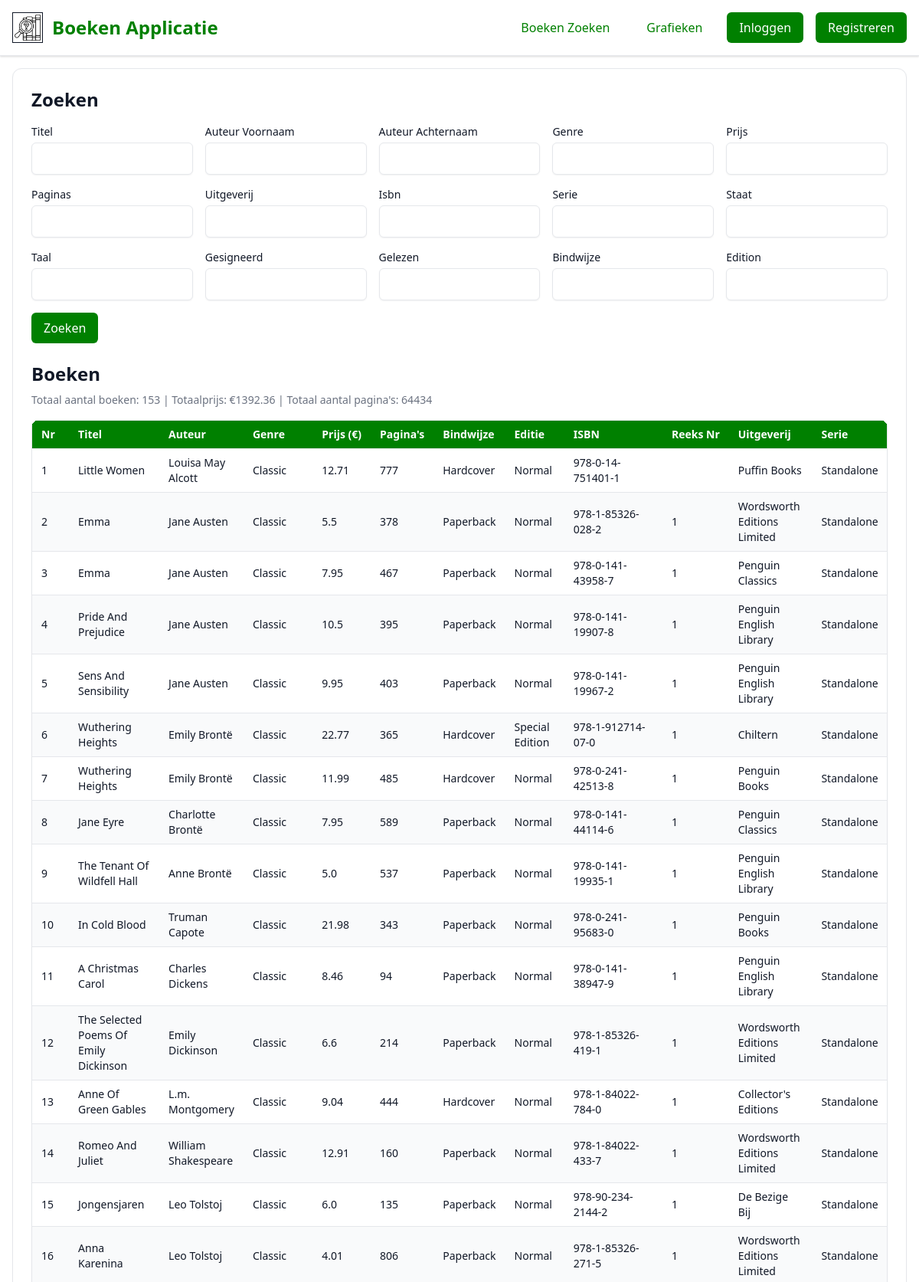
The page / (upper part) on the database its author committed.
### tables this page shows
CREATE TABLE books
                 (id INTEGER PRIMARY KEY AUTOINCREMENT,
                  titel TEXT,
                  auteur_voornaam TEXT,
                  auteur_achternaam TEXT,
                  genre TEXT,
                  prijs REAL,
                  paginas INTEGER,
                  bindwijze TEXT,
                  edition TEXT,
                  isbn TEXT,
                  reeks_nr TEXT,
                  uitgeverij TEXT,
                  serie TEXT,
                  staat TEXT,
                  taal TEXT,
                  gesigneerd TEXT,
                  gelezen TEXT,
                  added_date TEXT);

### app.py (the view, shortened to what this page needs)
@app.route('/', methods=['GET', 'POST'])
def index():
    settings = get_settings()
    conn = get_db_connection()
    filters = {}
    edit_book_data = {}
    books = []
    if request.method == 'POST':
        if not is_admin() and request.form.get('action') in ['add', 'edit']:
            flash('Alleen admins kunnen boeken toevoegen of bewerken!', 'error')
            return redirect(url_for('index'))
        action = request.form.get('action', 'search')
        if action == 'add':
            success, message = add_book(request.form)
            flash(message, 'success' if success else 'error')
        elif action == 'edit':
            book_id = request.form.get('book_id', '')
            success, message = edit_book(book_id, request.form)
            flash(message, 'success' if success else 'error')
        filters = {col: request.form.get(col, '').strip() for col in
                   ['titel', 'auteur_voornaam', 'auteur_achternaam', 'genre', 'uitgeverij', 'isbn',
                    'serie', 'staat', 'taal', 'gesigneerd', 'gelezen', 'bindwijze', 'edition'] if request.form.get(col, '').strip()}
        books = search_books(filters)
    else:
        book_id = request.args.get('edit_book_id')
        books = search_books({})
    conn.close()
    import pandas as pd
    df = pd.DataFrame(books, columns=['id', 'titel', 'auteur_voornaam', 'auteur_achternaam', 'genre', 'prijs',
                                     'paginas', 'bindwijze', 'edition', 'isbn', 'reeks_nr', 'uitgeverij', 'serie',
                                     'staat', 'taal', 'gesigneerd', 'gelezen', 'added_date'])
    total_price = df['prijs'].sum() if not df.empty else 0
    total_pages = df['paginas'].sum() if not df.empty else 0
    return render_template('index.html', books=books, total_price=total_price, total_pages=total_pages,
                          filters=filters, settings=settings, edit_book_data=edit_book_data, is_admin=is_admin())

### models/book.py (called while the page is built)
def search_books(filters):
    conn = get_db_connection()
    c = conn.cursor()
    query = 'SELECT * FROM books'
    params = []
    where_clauses = []
    for col in ['titel', 'auteur_voornaam', 'auteur_achternaam', 'genre', 'uitgeverij', 'isbn',
                'serie', 'staat', 'taal', 'gesigneerd', 'gelezen', 'bindwijze', 'edition']:
        value = filters.get(col, '').strip()
        if value:
            where_clauses.append(f"{col} LIKE ?")
            params.append(f'%{value}%')
    if where_clauses:
        query += ' WHERE ' + ' AND '.join(where_clauses)
    try:
        c.execute(query + ' ORDER BY genre ASC, auteur_achternaam ASC, reeks_nr ASC', params)
        books = c.fetchall()
    except Exception as e:
        print(f"Databasefout bij zoeken: {str(e)}")
        books = []
    conn.close()
    return books

### models/database.py (called while the page is built)
def get_db_connection():
    conn = sqlite3.connect('books.db')
    conn.row_factory = sqlite3.Row
    return conn

### models/user.py (called while the page is built)
def is_admin():
    return session.get('role') == 'admin'

### templates/index.html (shortened to what this page needs)
<!DOCTYPE html>
<html lang="nl">
<head>
  <link href="https://cdn.jsdelivr.net/npm/tailwindcss@2.2.19/dist/tailwind.min.css" rel="stylesheet" />
</head>
<body class="min-h-screen flex flex-col">
  <header class="shadow" style="border-bottom: 1px solid var(--border-color);">
    <div class="container mx-auto max-w-7xl p-4 flex justify-between items-center">
      <div class="flex items-center space-x-3">
        <a href="{{ url_for('index') }}">
          <img src="{{ url_for('static', filename='images/logo.png') }}" alt="Boeken Applicatie Logo" class="logo" />
        </a>
        <a href="{{ url_for('index') }}" class="text-2xl font-bold link-primary">Boeken Applicatie</a>
      </div>
      <nav class="flex space-x-4 items-center">
        <a href="{{ url_for('index') }}" class="px-4 py-2 rounded-md font-medium link-primary">Boeken Zoeken</a>
        <a href="{{ url_for('statistics') }}" class="px-4 py-2 rounded-md font-medium link-primary">Grafieken</a>
        {% if session.username %}
          <a href="{{ url_for('settings') }}" class="px-4 py-2 rounded-md font-medium link-primary">Instellingen</a>
          <span class="text-sm">Ingelogd als: {{ session.username }} ({{ session.role }})</span>
          <a href="{{ url_for('logout') }}" class="px-4 py-2 rounded-md btn-primary">Uitloggen</a>
        {% else %}
          <a href="{{ url_for('login') }}" class="px-4 py-2 rounded-md btn-primary">Inloggen</a>
          <a href="{{ url_for('register') }}" class="px-4 py-2 rounded-md btn-primary">Registreren</a>
        {% endif %}
      </nav>
    </div>
  </header>
  <div class="container mx-auto max-w-7xl p-4 flex-1 flex flex-col">
    <div class="card rounded-xl shadow-sm p-6 flex-1">
      <h2 class="text-2xl font-bold mb-4">Zoeken{% if edit_book_data %} of Boek Bewerken{% else %}{% if is_admin %} of Boek Toevoegen{% endif %}{% endif %}</h2>
      <form id="searchForm" method="POST" class="mb-6">
        <div class="grid grid-cols-1 md:grid-cols-3 lg:grid-cols-5 gap-4">
          {% for field in ['titel', 'auteur_voornaam', 'auteur_achternaam', 'genre', 'prijs', 'paginas', 'uitgeverij', 'isbn', 'serie', 'staat', 'taal', 'gesigneerd', 'gelezen', 'bindwijze', 'edition'] %}
            <div>
              <label for="{{ field }}" class="block text-sm font-medium">{{ field.replace('_', ' ').title() }}</label>
              <input type="text" id="{{ field }}" name="{{ field }}" value="{{ edit_book_data[field] if edit_book_data and field in edit_book_data else filters[field] if field in filters else '' }}" class="mt-1 block w-full rounded-md shadow-sm input-base px-3 py-2" {% if not is_admin and field not in ['titel', 'auteur_voornaam', 'auteur_achternaam', 'genre', 'uitgeverij', 'isbn', 'serie', 'staat', 'taal', 'gesigneerd', 'gelezen', 'bindwijze', 'edition'] %}disabled{% endif %} />
            </div>
          {% endfor %}
        </div>
        <div class="flex flex-wrap gap-3 mt-4">
          <button type="submit" onclick="document.getElementById('form_action').value='search'" class="px-4 py-2 rounded-md btn-primary">Zoeken</button>
        </div>
      </form>
      <h2 class="text-2xl font-bold mb-2">Boeken</h2>
      <p class="mb-4 text-sm" style="color: var(--muted);">
        Totaal aantal boeken: <span id="totalBooks">{{ books | length }}</span>
        | Totaalprijs: €<span id="totalPrice">{{ total_price | round(2) }}</span>
        | Totaal aantal pagina's: <span id="totalPages">{{ total_pages }}</span>
      </p>
      <div class="overflow-x-auto rounded-lg shadow-sm border" style="border-color: var(--border-color);">
        <table class="min-w-full divide-y" style="border-color: var(--border-color);">
          <thead style="background-color: var(--primary-color); color: #ffffff;">
            <tr>
              <th class="px-3 py-2 text-left text-sm font-semibold">Nr</th>
              <th class="px-3 py-2 text-left text-sm font-semibold">Titel</th>
              <th class="px-3 py-2 text-left text-sm font-semibold">Auteur</th>
              <th class="px-3 py-2 text-left text-sm font-semibold">Genre</th>
              <th class="px-3 py-2 text-left text-sm font-semibold">Prijs (€)</th>
              <th class="px-3 py-2 text-left text-sm font-semibold">Pagina's</th>
              <th class="px-3 py-2 text-left text-sm font-semibold">Bindwijze</th>
              <th class="px-3 py-2 text-left text-sm font-semibold">Editie</th>
              <th class="px-3 py-2 text-left text-sm font-semibold">ISBN</th>
              <th class="px-3 py-2 text-left text-sm font-semibold">Reeks Nr</th>
              <th class="px-3 py-2 text-left text-sm font-semibold">Uitgeverij</th>
              <th class="px-3 py-2 text-left text-sm font-semibold">Serie</th>
            </tr>
          </thead>
          <tbody id="booksTable" class="divide-y" style="border-color: var(--border-color);">
            {% for book in books %}
              <tr style="background-color: {{ 'var(--row-even)' if loop.index % 2 == 0 else 'var(--row-odd)' }};">
                <td class="px-3 py-2 text-sm">{{ loop.index }}</td>
                <td class="px-3 py-2 text-sm">{{ book[1] }}</td>
                <td class="px-3 py-2 text-sm">{{ book[2] }} {{ book[3] }}</td>
                <td class="px-3 py-2 text-sm">{{ book[4] }}</td>
                <td class="px-3 py-2 text-sm">{{ book[5] | round(2) }}</td>
                <td class="px-3 py-2 text-sm">{{ book[6] }}</td>
                <td class="px-3 py-2 text-sm">{{ book[7] }}</td>
                <td class="px-3 py-2 text-sm">{{ book[8] }}</td>
                <td class="px-3 py-2 text-sm">{{ book[9] }}</td>
                <td class="px-3 py-2 text-sm">{{ book[10] }}</td>
                <td class="px-3 py-2 text-sm">{{ book[11] }}</td>
                <td class="px-3 py-2 text-sm">{{ book[12] }}</td>
              </tr>
            {% endfor %}
          </tbody>
        </table>
      </div>
    </div>
  </div>
</body>
</html>

### rows shown on the page
books: titel "Little Women", auteur_voornaam "Louisa May", auteur_achternaam "Alcott", genre "Classic", prijs "12.71", paginas "777", bindwijze "Hardcover", edition "Normal", isbn "978-0-14-751401-1", uitgeverij "Puffin Books", serie "Standalone"
books: titel "Emma", auteur_voornaam "Jane", auteur_achternaam "Austen", genre "Classic", prijs "5.5", paginas "378", bindwijze "Paperback", edition "Normal", isbn "978-1-85326-028-2", reeks_nr "1", uitgeverij "Wordsworth Editions Limited", serie "Standalone"
books: titel "Emma", auteur_voornaam "Jane", auteur_achternaam "Austen", genre "Classic", prijs "7.95", paginas "467", bindwijze "Paperback", edition "Normal", isbn "978-0-141-43958-7", reeks_nr "1", uitgeverij "Penguin Classics", serie "Standalone"
books: titel "Pride And Prejudice", auteur_voornaam "Jane", auteur_achternaam "Austen", genre "Classic", prijs "10.5", paginas "395", bindwijze "Paperback", edition "Normal", isbn "978-0-141-19907-8", reeks_nr "1", uitgeverij "Penguin English Library", serie "Standalone"
books: titel "Sens And Sensibility", auteur_voornaam "Jane", auteur_achternaam "Austen", genre "Classic", prijs "9.95", paginas "403", bindwijze "Paperback", edition "Normal", isbn "978-0-141-19967-2", reeks_nr "1", uitgeverij "Penguin English Library", serie "Standalone"
books: titel "Wuthering Heights", auteur_voornaam "Emily", auteur_achternaam "Brontë", genre "Classic", prijs "22.77", paginas "365", bindwijze "Hardcover", edition "Special Edition", isbn "978-1-912714-07-0", reeks_nr "1", uitgeverij "Chiltern", serie "Standalone"
books: titel "Wuthering Heights", auteur_voornaam "Emily", auteur_achternaam "Brontë", genre "Classic", prijs "11.99", paginas "485", bindwijze "Hardcover", edition "Normal", isbn "978-0-241-42513-8", reeks_nr "1", uitgeverij "Penguin Books", serie "Standalone"
books: titel "Jane Eyre", auteur_voornaam "Charlotte", auteur_achternaam "Brontë", genre "Classic", prijs "7.95", paginas "589", bindwijze "Paperback", edition "Normal", isbn "978-0-141-44114-6", reeks_nr "1", uitgeverij "Penguin Classics", serie "Standalone"
books: titel "The Tenant Of Wildfell Hall", auteur_voornaam "Anne", auteur_achternaam "Brontë", genre "Classic", prijs "5.0", paginas "537", bindwijze "Paperback", edition "Normal", isbn "978-0-141-19935-1", reeks_nr "1", uitgeverij "Penguin English Library", serie "Standalone"
books: titel "In Cold Blood", auteur_voornaam "Truman", auteur_achternaam "Capote", genre "Classic", prijs "21.98", paginas "343", bindwijze "Paperback", edition "Normal", isbn "978-0-241-95683-0", reeks_nr "1", uitgeverij "Penguin Books", serie "Standalone"
books: titel "A Christmas Carol", auteur_voornaam "Charles", auteur_achternaam "Dickens", genre "Classic", prijs "8.46", paginas "94", bindwijze "Paperback", edition "Normal", isbn "978-0-141-38947-9", reeks_nr "1", uitgeverij "Penguin English Library", serie "Standalone"
books: titel "The Selected Poems Of Emily Dickinson", auteur_voornaam "Emily", auteur_achternaam "Dickinson", genre "Classic", prijs "6.6", paginas "214", bindwijze "Paperback", edition "Normal", isbn "978-1-85326-419-1", reeks_nr "1", uitgeverij "Wordsworth Editions Limited", serie "Standalone"
books: titel "Anne Of Green Gables", auteur_voornaam "L.m.", auteur_achternaam "Montgomery", genre "Classic", prijs "9.04", paginas "444", bindwijze "Hardcover", edition "Normal", isbn "978-1-84022-784-0", reeks_nr "1", uitgeverij "Collector's Editions", serie "Standalone"
books: titel "Romeo And Juliet", auteur_voornaam "William", auteur_achternaam "Shakespeare", genre "Classic", prijs "12.91", paginas "160", bindwijze "Paperback", edition "Normal", isbn "978-1-84022-433-7", reeks_nr "1", uitgeverij "Wordsworth Editions Limited", serie "Standalone"
books: titel "Jongensjaren", auteur_voornaam "Leo", auteur_achternaam "Tolstoj", genre "Classic", prijs "6.0", paginas "135", bindwijze "Paperback", edition "Normal", isbn "978-90-234-2144-2", reeks_nr "1", uitgeverij "De Bezige Bij", serie "Standalone"
books: titel "Anna Karenina", auteur_voornaam "Leo", auteur_achternaam "Tolstoj", genre "Classic", prijs "4.01", paginas "806", bindwijze "Paperback", edition "Normal", isbn "978-1-85326-271-5", reeks_nr "1", uitgeverij "Wordsworth Editions Limited", serie "Standalone"

### other values the page prints
{{ field.replace('_', ' ').title() }} "Titel" "Auteur Voornaam" "Auteur Achternaam" "Genre" "Prijs" "Paginas" "Uitgeverij" "Isbn" "Serie" "Staat" "Taal" "Gesigneerd" "Gelezen" "Bindwijze" "Edition"
{{ books | length }} "153"
{{ total_price | round(2) }} "1392.36"
{{ total_pages }} "64434"
